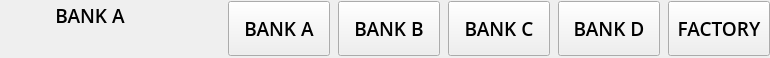
       <widget class="QFrame" name="frameTop">
        <property name="sizePolicy">
         <sizepolicy hsizetype="Expanding" vsizetype="Fixed">
          <horstretch>0</horstretch>
          <verstretch>0</verstretch>
         </sizepolicy>
        </property>
        <property name="minimumSize">
         <size>
          <width>0</width>
          <height>58</height>
         </size>
        </property>
        <property name="maximumSize">
         <size>
          <width>16777215</width>
          <height>58</height>
         </size>
        </property>
        <property name="styleSheet">
         <string notr="true"/>
        </property>
        <layout class="QGridLayout" name="gridLayout_7">
         <property name="leftMargin">
          <number>0</number>
         </property>
         <property name="topMargin">
          <number>0</number>
         </property>
         <property name="rightMargin">
          <number>0</number>
         </property>
         <property name="bottomMargin">
          <number>0</number>
         </property>
         <property name="horizontalSpacing">
          <number>8</number>
         </property>
         <property name="verticalSpacing">
          <number>0</number>
         </property>
         <item row="0" column="6">
          <widget class="QPushButton" name="pbFactory">
           <property name="sizePolicy">
            <sizepolicy hsizetype="Fixed" vsizetype="Fixed">
             <horstretch>0</horstretch>
             <verstretch>0</verstretch>
            </sizepolicy>
           </property>
           <property name="minimumSize">
            <size>
             <width>102</width>
             <height>55</height>
            </size>
           </property>
           <property name="maximumSize">
            <size>
             <width>102</width>
             <height>55</height>
            </size>
           </property>
           <property name="font">
            <font>
             <family>Open Sans</family>
             <pointsize>14</pointsize>
             <weight>68</weight>
             <bold>true</bold>
            </font>
           </property>
           <property name="styleSheet">
            <string notr="true"/>
           </property>
           <property name="text">
            <string>FACTORY</string>
           </property>
          </widget>
         </item>
         <item row="0" column="0">
          <layout class="QVBoxLayout" name="verticalLayout">
           <item>
            <widget class="QLabel" name="lbWidgetTitle">
             <property name="minimumSize">
              <size>
               <width>180</width>
               <height>30</height>
              </size>
             </property>
             <property name="maximumSize">
              <size>
               <width>180</width>
               <height>30</height>
              </size>
             </property>
             <property name="font">
              <font>
               <family>Open Sans</family>
               <pointsize>14</pointsize>
               <weight>68</weight>
               <bold>true</bold>
              </font>
             </property>
             <property name="styleSheet">
              <string notr="true"/>
             </property>
             <property name="text">
              <string>BANK A</string>
             </property>
             <property name="alignment">
              <set>Qt::AlignCenter</set>
             </property>
            </widget>
           </item>
           <item>
            <spacer name="verticalSpacer_3">
             <property name="orientation">
              <enum>Qt::Vertical</enum>
             </property>
             <property name="sizeHint" stdset="0">
              <size>
               <width>20</width>
               <height>40</height>
              </size>
             </property>
            </spacer>
           </item>
          </layout>
         </item>
         <item row="0" column="4">
          <widget class="QPushButton" name="pbBankC">
           <property name="sizePolicy">
            <sizepolicy hsizetype="Fixed" vsizetype="Fixed">
             <horstretch>0</horstretch>
             <verstretch>0</verstretch>
            </sizepolicy>
           </property>
           <property name="minimumSize">
            <size>
             <width>102</width>
             <height>55</height>
            </size>
           </property>
           <property name="maximumSize">
            <size>
             <width>102</width>
             <height>55</height>
            </size>
           </property>
           <property name="font">
            <font>
             <family>Open Sans</family>
             <pointsize>14</pointsize>
             <weight>68</weight>
             <bold>true</bold>
            </font>
           </property>
           <property name="styleSheet">
            <string notr="true"/>
           </property>
           <property name="text">
            <string>BANK C</string>
           </property>
          </widget>
         </item>
         <item row="0" column="2">
          <widget class="QPushButton" name="pbBankA">
           <property name="sizePolicy">
            <sizepolicy hsizetype="Fixed" vsizetype="Fixed">
             <horstretch>0</horstretch>
             <verstretch>0</verstretch>
            </sizepolicy>
           </property>
           <property name="minimumSize">
            <size>
             <width>102</width>
             <height>55</height>
            </size>
           </property>
           <property name="maximumSize">
            <size>
             <width>102</width>
             <height>55</height>
            </size>
           </property>
           <property name="font">
            <font>
             <family>Open Sans</family>
             <pointsize>14</pointsize>
             <weight>68</weight>
             <bold>true</bold>
            </font>
           </property>
           <property name="focusPolicy">
            <enum>Qt::StrongFocus</enum>
           </property>
           <property name="styleSheet">
            <string notr="true"/>
           </property>
           <property name="text">
            <string>BANK A</string>
           </property>
          </widget>
         </item>
         <item row="0" column="5">
          <widget class="QPushButton" name="pbBankD">
           <property name="sizePolicy">
            <sizepolicy hsizetype="Fixed" vsizetype="Fixed">
             <horstretch>0</horstretch>
             <verstretch>0</verstretch>
            </sizepolicy>
           </property>
           <property name="minimumSize">
            <size>
             <width>102</width>
             <height>55</height>
            </size>
           </property>
           <property name="maximumSize">
            <size>
             <width>102</width>
             <height>55</height>
            </size>
           </property>
           <property name="font">
            <font>
             <family>Open Sans</family>
             <pointsize>14</pointsize>
             <weight>68</weight>
             <bold>true</bold>
            </font>
           </property>
           <property name="styleSheet">
            <string notr="true"/>
           </property>
           <property name="text">
            <string>BANK D</string>
           </property>
          </widget>
         </item>
         <item row="0" column="3">
          <widget class="QPushButton" name="pbBankB">
           <property name="sizePolicy">
            <sizepolicy hsizetype="Fixed" vsizetype="Fixed">
             <horstretch>0</horstretch>
             <verstretch>0</verstretch>
            </sizepolicy>
           </property>
           <property name="minimumSize">
            <size>
             <width>102</width>
             <height>55</height>
            </size>
           </property>
           <property name="maximumSize">
            <size>
             <width>102</width>
             <height>55</height>
            </size>
           </property>
           <property name="font">
            <font>
             <family>Open Sans</family>
             <pointsize>14</pointsize>
             <weight>68</weight>
             <bold>true</bold>
            </font>
           </property>
           <property name="styleSheet">
            <string notr="true"/>
           </property>
           <property name="text">
            <string>BANK B</string>
           </property>
          </widget>
         </item>
         <item row="0" column="1">
          <spacer name="horizontalSpacer_12">
           <property name="orientation">
            <enum>Qt::Horizontal</enum>
           </property>
           <property name="sizeHint" stdset="0">
            <size>
             <width>40</width>
             <height>20</height>
            </size>
           </property>
          </spacer>
         </item>
        </layout>
       </widget>
